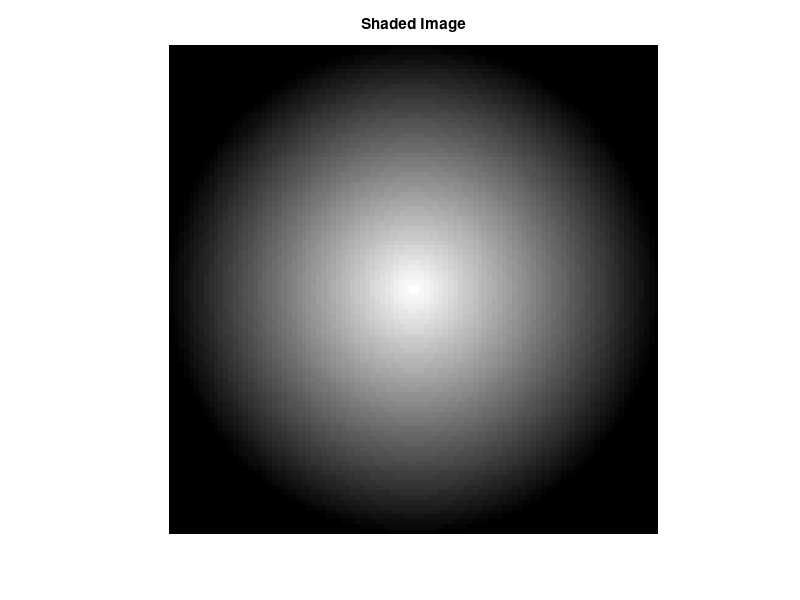

This chart was generated by the following MATLAB code:
% Define the dimensions of the image
imageWidth = 100;
imageHeight = 100;

% Create an empty image matrix
imageMatrix = zeros(imageHeight, imageWidth);

% Define the center coordinates
centerX = (imageWidth + 1) / 2;
centerY = (imageHeight + 1) / 2;

% Loop through each pixel in the image
for y = 1:imageHeight
    for x = 1:imageWidth
        % Calculate the distance from the current pixel to the center
        distanceToCenter = sqrt((x - centerX)^2 + (y - centerY)^2);
        
        % Normalize the distance to a value between 0 and 1
        normalizedDistance = distanceToCenter / max(centerX, centerY);
        
        % Invert the normalized distance to create the shading effect
        shadingValue = 1 - normalizedDistance;
        
        % Set the pixel value in the image matrix
        imageMatrix(y, x) = shadingValue;
    end
end

% Display the image
imshow(imageMatrix);
colormap(gray); % Set the colormap to grayscale
title('Shaded Image');